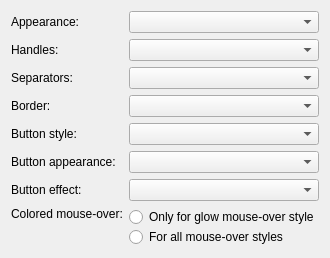
     <widget class="QWidget" name="page_22">
      <layout class="QFormLayout" name="formLayout_13">
       <item row="0" column="0">
        <widget class="QLabel" name="textLabel1_4_2_7">
         <property name="text">
          <string>Appearance:</string>
         </property>
         <property name="wordWrap">
          <bool>false</bool>
         </property>
        </widget>
       </item>
       <item row="0" column="1">
        <widget class="QComboBox" name="toolbarAppearance">
         <property name="toolTip">
          <string>&lt;p&gt;Defines the gradient used to draw the background of toolbars.</string>
         </property>
        </widget>
       </item>
       <item row="1" column="0">
        <widget class="QLabel" name="textLabel2">
         <property name="text">
          <string>Handles:</string>
         </property>
         <property name="wordWrap">
          <bool>false</bool>
         </property>
        </widget>
       </item>
       <item row="1" column="1">
        <widget class="QComboBox" name="handles">
         <property name="toolTip">
          <string>&lt;p&gt;Defines the look of the toolbar handles.</string>
         </property>
        </widget>
       </item>
       <item row="2" column="0">
        <widget class="QLabel" name="textLabel2_3">
         <property name="text">
          <string>Separators:</string>
         </property>
         <property name="wordWrap">
          <bool>false</bool>
         </property>
        </widget>
       </item>
       <item row="2" column="1">
        <widget class="QComboBox" name="toolbarSeparators">
         <property name="toolTip">
          <string>&lt;p&gt;Defines the style used to draw toolbar separators.</string>
         </property>
        </widget>
       </item>
       <item row="3" column="0">
        <widget class="QLabel" name="textLabel1_4">
         <property name="text">
          <string>Border:</string>
         </property>
         <property name="wordWrap">
          <bool>false</bool>
         </property>
        </widget>
       </item>
       <item row="3" column="1">
        <widget class="QComboBox" name="toolbarBorders">
         <property name="toolTip">
          <string>&lt;p&gt;Defines the border type drawn around the toolbar. (This setting also affects menubars).</string>
         </property>
        </widget>
       </item>
       <item row="4" column="0">
        <widget class="QLabel" name="textLabel1_4b">
         <property name="text">
          <string>Button style:</string>
         </property>
         <property name="wordWrap">
          <bool>false</bool>
         </property>
        </widget>
       </item>
       <item row="4" column="1">
        <widget class="QComboBox" name="tbarBtns">
         <property name="toolTip">
          <string>&lt;p&gt;Defines the style used for toolbar buttons.</string>
         </property>
        </widget>
       </item>
       <item row="7" column="0">
        <widget class="QLabel" name="label_84">
         <property name="text">
          <string>Colored mouse-over:</string>
         </property>
         <property name="alignment">
          <set>Qt::AlignLeading|Qt::AlignLeft|Qt::AlignTop</set>
         </property>
         <property name="margin">
          <number>1</number>
         </property>
        </widget>
       </item>
       <item row="7" column="1">
        <layout class="QVBoxLayout" name="verticalLayout_8">
         <property name="spacing">
          <number>0</number>
         </property>
         <item>
          <widget class="QRadioButton" name="coloredTbarMo_false">
           <property name="text">
            <string>Only for glow mouse-over style</string>
           </property>
          </widget>
         </item>
         <item>
          <widget class="QRadioButton" name="coloredTbarMo">
           <property name="text">
            <string>For all mouse-over styles</string>
           </property>
          </widget>
         </item>
        </layout>
       </item>
       <item row="5" column="0">
        <widget class="QLabel" name="label_78">
         <property name="text">
          <string>Button appearance:</string>
         </property>
        </widget>
       </item>
       <item row="5" column="1">
        <widget class="QComboBox" name="tbarBtnAppearance">
         <property name="toolTip">
          <string>&lt;p&gt;Defines the gradient used to draw buttons within toolbars.&lt;/p&gt;</string>
         </property>
        </widget>
       </item>
       <item row="6" column="0">
        <widget class="QLabel" name="label_102">
         <property name="text">
          <string>Button effect:</string>
         </property>
        </widget>
       </item>
       <item row="6" column="1">
        <widget class="QComboBox" name="tbarBtnEffect">
         <property name="toolTip">
          <string>&lt;p&gt;Control what effect should be applied to buttons in toolbars.&lt;/p&gt;</string>
         </property>
        </widget>
       </item>
      </layout>
     </widget>
